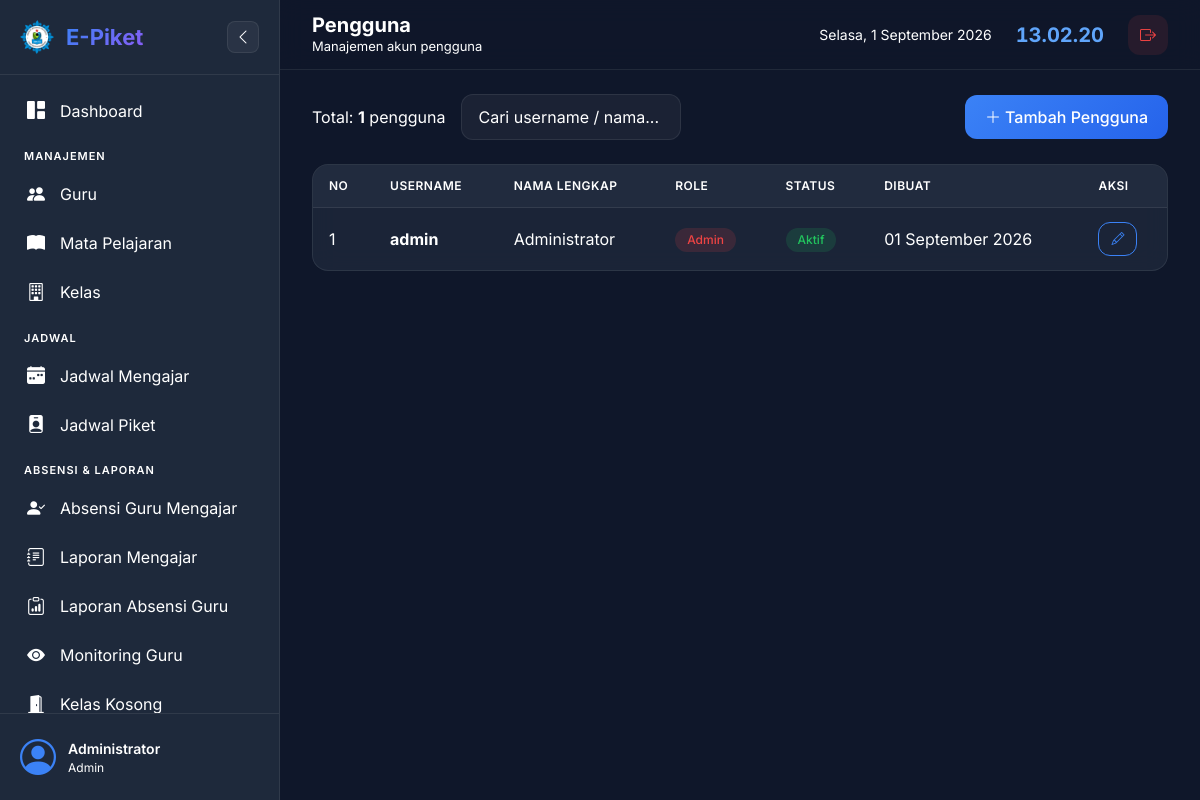
The page /admin/users.php (signed in) on the database its author committed.
### tables this page shows
CREATE TABLE IF NOT EXISTS users (
    id INT AUTO_INCREMENT PRIMARY KEY,
    username VARCHAR(50) NOT NULL UNIQUE,
    password VARCHAR(255) NOT NULL,
    nama_lengkap VARCHAR(100) NOT NULL,
    role ENUM('admin', 'guru_piket', 'guru') NOT NULL DEFAULT 'guru',
    status ENUM('aktif', 'nonaktif') DEFAULT 'aktif',
    created_at TIMESTAMP DEFAULT CURRENT_TIMESTAMP,
    updated_at TIMESTAMP DEFAULT CURRENT_TIMESTAMP ON UPDATE CURRENT_TIMESTAMP
);

### config/database.php (called while the page is built, shortened)
<?php
function getDB() {
    static $conn = null;
    if ($conn === null) {
        try {
            $conn = new mysqli(DB_HOST, DB_USER, DB_PASS, DB_NAME);
            $conn->set_charset("utf8mb4");
        } catch (Exception $e) {
            die("Koneksi database gagal: " . $e->getMessage());
        }
    }
    return $conn;
}
function sanitize($data) {
    $conn = getDB();
    return $conn->real_escape_string(trim(strip_tags($data)));
}
function formatTanggal($date) {
    $bulan = [
        1 => 'Januari', 'Februari', 'Maret', 'April', 'Mei', 'Juni',
        'Juli', 'Agustus', 'September', 'Oktober', 'November', 'Desember'
    ];
    $tgl = date('d', strtotime($date));
    $bln = $bulan[(int)date('m', strtotime($date))];
    $thn = date('Y', strtotime($date));
    return "$tgl $bln $thn";
}

### admin/users.php (the view, shortened to what this page needs)
<?php
require_once __DIR__ . '/../includes/header.php';
$conn = getDB();
$search = sanitize($_GET['search'] ?? '');
$where_users = $search ? "WHERE username LIKE '%$search%' OR nama_lengkap LIKE '%$search%'" : '';
$users = $conn->query("SELECT * FROM users $where_users ORDER BY role, nama_lengkap")->fetch_all(MYSQLI_ASSOC);
?>
<div id="ajax-area">
<div class="d-flex justify-content-between align-items-center mb-4">
    <div class="d-flex gap-3 align-items-center">
        <span class="text-muted">Total: <strong><?= count($users) ?></strong> pengguna</span>
        <form class="d-flex gap-2 ajax-filter" method="GET">
            <input type="text" class="form-control" name="search" placeholder="Cari username / nama..." value="<?= htmlspecialchars($search) ?>" style="width:220px;">
        </form>
    </div>
    <button class="btn btn-primary" data-bs-toggle="modal" data-bs-target="#addModal">
        <i class="bi bi-plus-lg me-1"></i>Tambah Pengguna
    </button>
</div>
<div class="card">
    <div class="card-body p-0">
        <div class="table-responsive">
            <table class="table">
                <thead>
                    <tr>
                        <th>No</th>
                        <th>Username</th>
                        <th>Nama Lengkap</th>
                        <th>Role</th>
                        <th>Status</th>
                        <th>Dibuat</th>
                        <th>Aksi</th>
                    </tr>
                </thead>
                <tbody>
                    <?php foreach ($users as $i => $u): ?>
                    <tr>
                        <td><?= $i + 1 ?></td>
                        <td><strong><?= htmlspecialchars($u['username']) ?></strong></td>
                        <td><?= htmlspecialchars($u['nama_lengkap']) ?></td>
                        <td>
                            <?php
                            $roleClass = match($u['role']) {
                                'admin' => 'badge-danger',
                                'guru_piket' => 'badge-warning',
                                default => 'badge-info'
                            };
                            ?>
                            <span class="badge <?= $roleClass ?>"><?= ucfirst(str_replace('_', ' ', $u['role'])) ?></span>
                        </td>
                        <td>
                            <span class="badge <?= $u['status'] === 'aktif' ? 'badge-success' : 'badge-danger' ?>">
                                <?= ucfirst($u['status']) ?>
                            </span>
                        </td>
                        <td class="text-muted"><?= formatTanggal($u['created_at']) ?></td>
                        <td>
                            <button class="btn btn-sm btn-outline-primary" data-bs-toggle="modal" data-bs-target="#editModal<?= $u['id'] ?>">
                                <i class="bi bi-pencil"></i>
                            </button>
                        </td>
                    </tr>
                    <?php endforeach; ?>
                </tbody>
            </table>
        </div>
    </div>
</div>
<?php require_once __DIR__ . '/../includes/footer.php'; ?>

### assets/css/style.css (style rules this page uses)
:root { --primary: #3b82f6; --primary-dark: #2563eb; --primary-light: #60a5fa; --secondary: #8b5cf6; --success: #22c55e; --warning: #f59e0b; --danger: #ef4444; --info: #06b6d4; --bg-primary: #0f172a; --bg-secondary: #1e293b; --bg-card: rgba(30, 41, 59, 0.8); --bg-card-hover: rgba(30, 41, 59, 0.95); --bg-glass: rgba(255, 255, 255, 0.05); --text-primary: #ffffff; --text-secondary: #ffffff; --text-muted: #ffffff; --border-color: rgba(255, 255, 255, 0.08); --border-light: rgba(255, 255, 255, 0.12); --sidebar-width: 280px; --sidebar-collapsed: 80px; --topbar-height: 70px; --shadow-sm: 0 2px 8px rgba(0, 0, 0, 0.2); --shadow-md: 0 4px 16px rgba(0, 0, 0, 0.3); --shadow-lg: 0 8px 32px rgba(0, 0, 0, 0.4); --shadow-glow: 0 0 20px rgba(59, 130, 246, 0.15); --radius-sm: 8px; --radius-md: 12px; --radius-lg: 16px; --radius-xl: 24px; --transition: all 0.3s cubic-bezier(0.4, 0, 0.2, 1); }
.card { color: var(--text-primary); }
.text-muted, .text-secondary, .text-body-secondary { color: var(--text-muted) !important; }
* { margin: 0; padding: 0; box-sizing: border-box; }
body { font-family: 'Inter', -apple-system, BlinkMacSystemFont, 'Segoe UI', Roboto, sans-serif; background: var(--bg-primary); color: var(--text-primary); min-height: 100vh; overflow-x: hidden; }
.card { background: var(--bg-card); backdrop-filter: blur(12px); border: 1px solid var(--border-color); border-radius: var(--radius-lg); overflow: hidden; transition: var(--transition); }
.card-body { padding: 24px; }
.table { --bs-table-color: var(--text-primary); --bs-table-bg: transparent; color: var(--text-primary); margin-bottom: 0; }
.table thead th { background: rgba(255, 255, 255, 0.03); border-bottom: 1px solid var(--border-color); font-size: 12px; font-weight: 600; text-transform: uppercase; letter-spacing: 0.5px; color: var(--text-secondary); padding: 12px 16px; white-space: nowrap; }
.table tbody td { padding: 14px 16px; border-bottom: 1px solid var(--border-color); vertical-align: middle; }
.table tbody tr { transition: var(--transition); }
.table tbody tr:last-child td { border-bottom: none; }
.badge { font-weight: 500; padding: 6px 12px; border-radius: 20px; font-size: 12px; }
.badge-success { background: rgba(34, 197, 94, 0.15); color: var(--success); }
.badge-danger { background: rgba(239, 68, 68, 0.15); color: var(--danger); }
.btn { border-radius: var(--radius-md); font-weight: 500; padding: 10px 20px; transition: var(--transition); border: none; }
.btn-primary { background: linear-gradient(135deg, var(--primary), var(--primary-dark)); color: white; }
.btn-outline-primary { border: 1px solid var(--primary); color: var(--primary); background: transparent; }
.btn-sm { padding: 6px 12px; font-size: 13px; }
.form-control, .form-select { background: rgba(255, 255, 255, 0.05); border: 1px solid var(--border-color); border-radius: var(--radius-md); color: var(--text-primary); padding: 10px 16px; transition: var(--transition); }
.form-control::placeholder { color: var(--text-muted); }

### rows shown on the page
users: username "admin", nama_lengkap "Administrator", role "Admin", status "Aktif", created_at "01 September 2026"

### other values the page prints
$_SESSION['nama_lengkap'] "Administrator"
str_replace('_', ' ', $_SESSION['role']) "Admin"
$page_title "Pengguna"
$page_subtitle "Manajemen akun pengguna"
count($users) "1"
